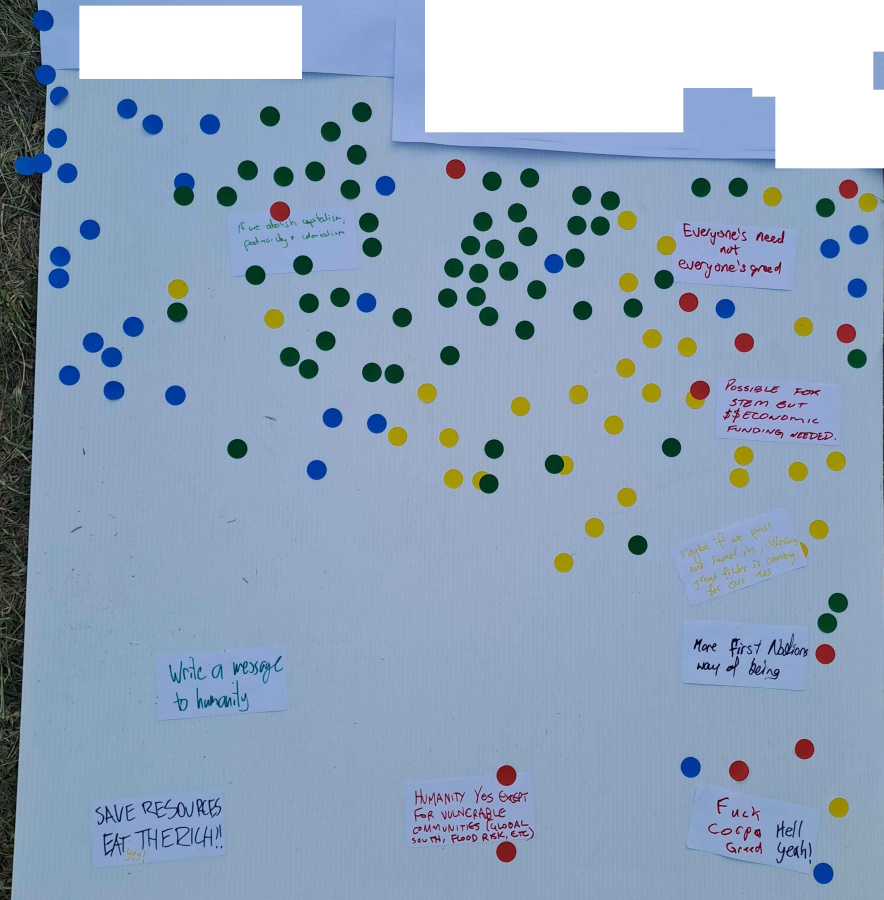
#> input picture dotvotes_trimmed.jpg, 2650 x 2700 px (shown at 1/3 size)
$ python dotvotedetection.py
#> lines starting #> are read from the running program, lines starting #| are printed output that depends on the picture; after the words box and inside, x2 and y2 are one past the last pixel; in counts of white or black regions, pixels touching at a corner belong together
import cv2
import numpy as np
import time
import statistics

#print(cv2.__version__)

#blue dot sticker: (1,62,168) RGB
#green dot sticker: (2,58,33) RGB
#red dot sticker: (140,34,38) RGB
#yellow dot sticker: (161,149,1) RGB

# Load image, grayscale, Otsu's threshold
image = cv2.imread('dotvotes_trimmed.jpg')
#> image is the input picture: shape (2700, 2650, 3); mean B, G, R 188.3, 165.2, 146
height, width, n_channels = image.shape
#> height = 2700; width = 2650; n_channels = 3

#a helper class to store our colour information
#opencv probably has a class for this already but i wanted specific and light functionality
class rgb:
    def __init__(self, r, g, b):
        self.r = r
        self.g = g
        self.b = b
    # [13 lines left out: function close_enough, not called in this run]

#i manually extracted these from the image
blue_sticker = rgb(1,62,168)
green_sticker = rgb(2,58,33)
red_sticker = rgb(140,34,38)
yellow_sticker = rgb(161,149,1)

blue_stickers_image = np.zeros(image.shape, image.dtype)
green_stickers_image = np.zeros(image.shape, image.dtype)
red_stickers_image = np.zeros(image.shape, image.dtype)
yellow_stickers_image = np.zeros(image.shape, image.dtype)

blue_stickers_processed = np.zeros(image.shape, image.dtype)
green_stickers_processed = np.zeros(image.shape, image.dtype)
red_stickers_processed = np.zeros(image.shape, image.dtype)
yellow_stickers_processed = np.zeros(image.shape, image.dtype)

# [84 lines left out: functions export_dots, load_dots, not called in this run]

def load_dots_processed():
    globals()["blue_stickers_processed"] = cv2.imread('blue_stickers_processed.png')
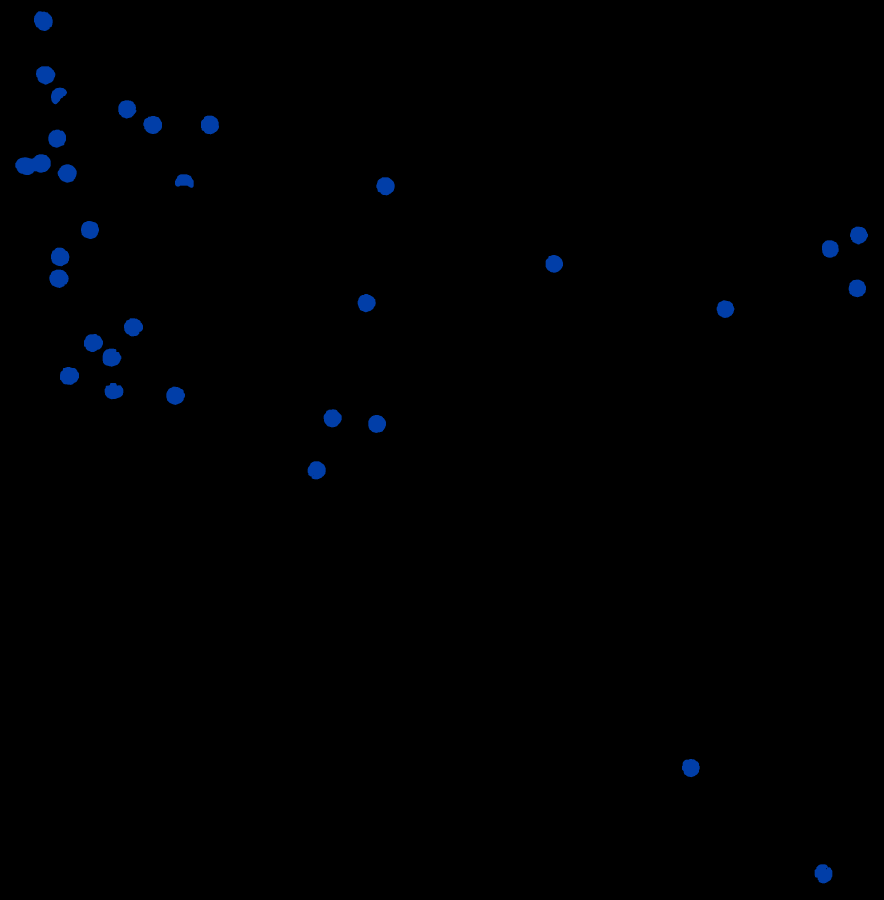
#> input picture blue_stickers_processed.png, 2650 x 2700 px (shown at 1/3 size)
    globals()["green_stickers_processed"] = cv2.imread('green_stickers_processed.png')
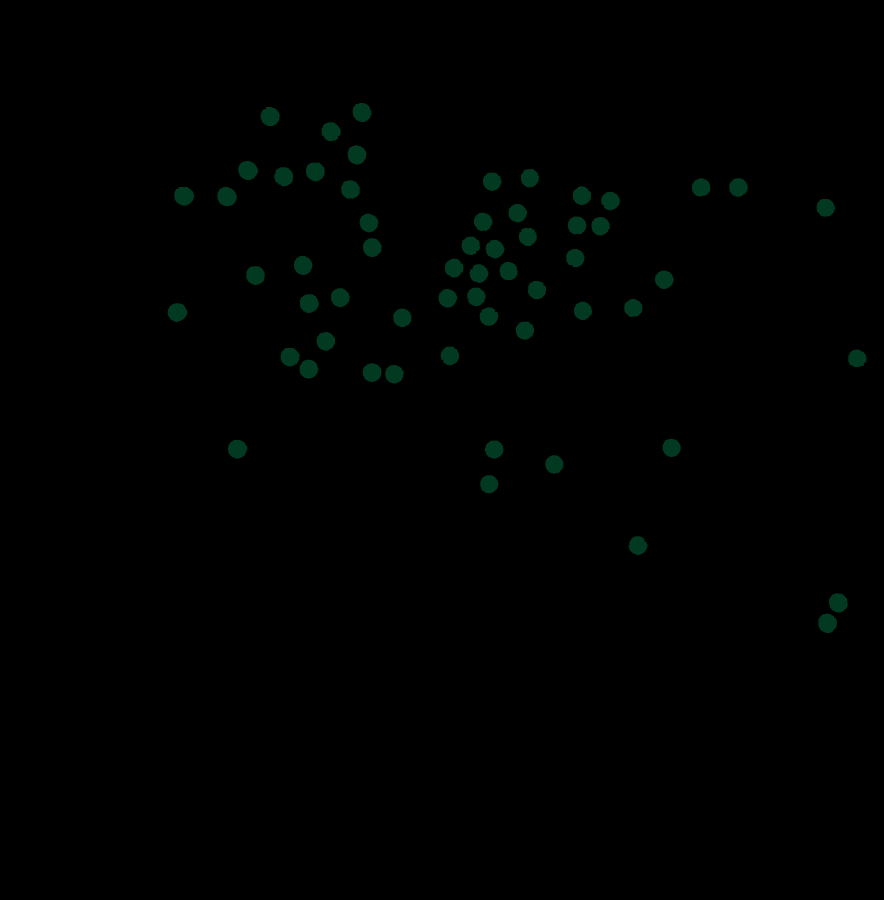
#> input picture green_stickers_processed.png, 2650 x 2700 px (shown at 1/3 size)
    globals()["red_stickers_processed"] = cv2.imread('red_stickers_processed.png')
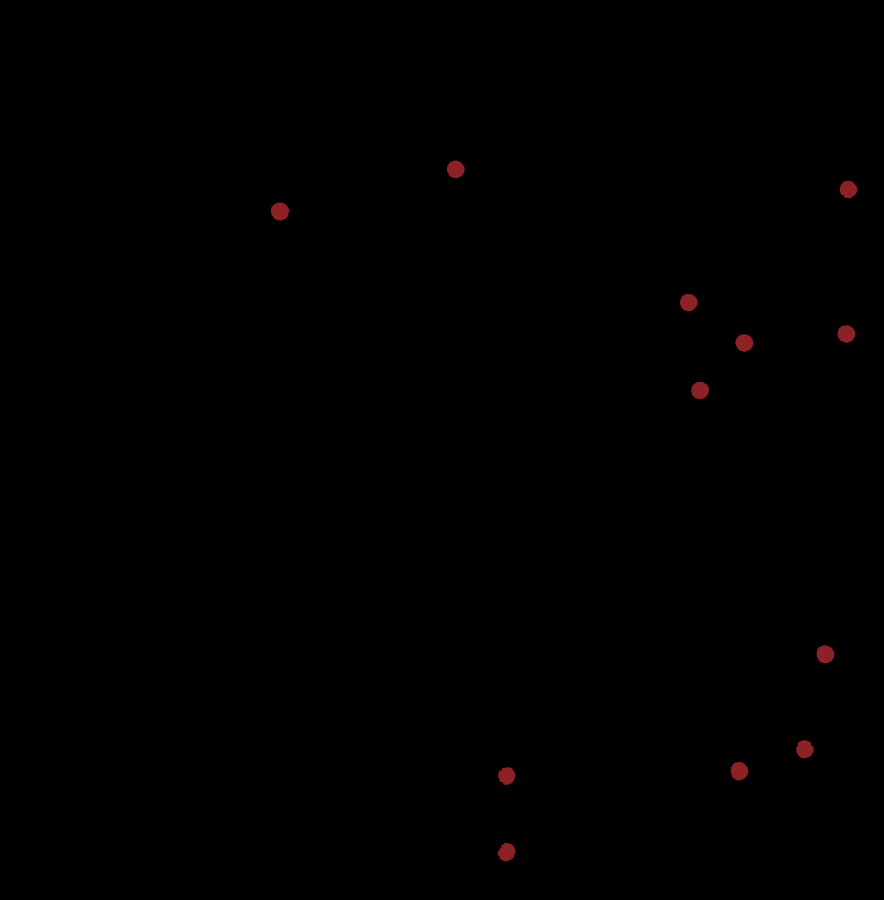
#> input picture red_stickers_processed.png, 2650 x 2700 px (shown at 1/3 size)
    globals()["yellow_stickers_processed"] = cv2.imread('yellow_stickers_processed.png')
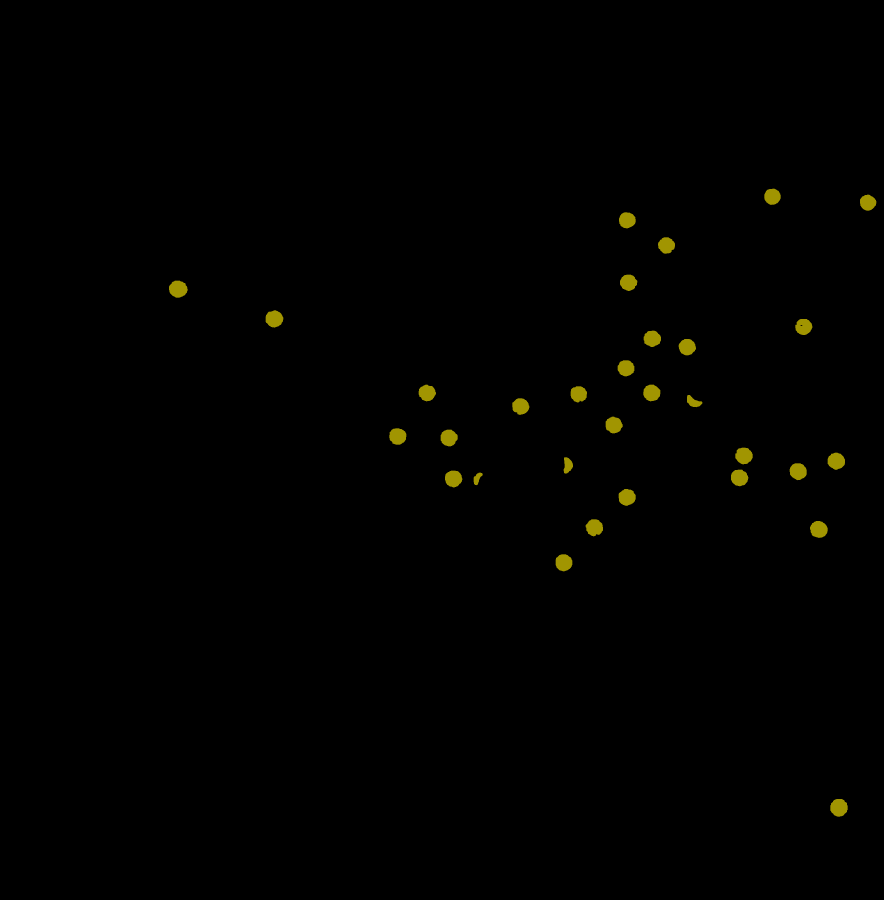
#> input picture yellow_stickers_processed.png, 2650 x 2700 px (shown at 1/3 size)

# [34 lines left out: functions morph_dots, dilate_dots, not called in this run]

def generate_contours(src_image, do_debug):
    #WIP
#> called with do_debug = False
    threshold = 1
#> threshold = 1
    src_gray = cv2.cvtColor(src_image, cv2.COLOR_BGR2GRAY)
#> src_gray: shape (2700, 2650); values 0 (black) and 56 (white), 1% white; 31 white regions, largest, box (x1, y1, x2, y2) and area: (46, 463, 152, 525) 4800, (102, 34, 158, 93) 2559, (148, 809, 206, 864) 2439
#> src_image is the input picture: shape (2700, 2650, 3); mean B, G, R 1.7, 0.6, 0
    canny_output = cv2.Canny(src_gray, threshold, threshold * 2)
#> canny_output: shape (2700, 2650); 0.08% white in thin lines or dots
    contours,heirarchy = cv2.findContours(canny_output, cv2.RETR_EXTERNAL, cv2.CHAIN_APPROX_NONE)
#> contours = 31 contours; largest, box (x1, y1, x2, y2) and area: (45, 462, 152, 525) 4817, (101, 33, 158, 93) 2569, (147, 808, 206, 864) 2452, (107, 198, 166, 254) 2448, (179, 1100, 237, 1155) 2422

    #loop over the array and remove any extraneous contours which are too small
    contours_trimmed = []
    area_threshold = 500
    testimg = np.zeros(image.shape, image.dtype)
    xdistr = []
    for i in range(0, len(contours)):
        #if it's too small to be a dot, it must be an artefact
        area = cv2.contourArea(contours[i])
        x,y,w,h = cv2.boundingRect(contours[i])
        #print("area:" + str(area))
        if(do_debug):
            cv2.rectangle(testimg,(x,y),(x+w,y+h),(0,200,0),1)
        if(area > area_threshold):
            contours_trimmed.append(contours[i])
            xcentre = x + w/2
            xdistr.append(xcentre)
#> this loop made 31 passes
#> (area, x, y, w, h, xcentre) on passes 1 to 12: (2350.5, 2443, 2592, 54, 58, 2470), (2272.5, 2045, 2276, 54, 56, 2072), (2297.5, 922, 1383, 55, 55, 949.5), (2272, 1104, 1244, 54, 55, 1131), (2272, 970, 1227, 55, 55, 997.5), (2359.5, 498, 1159, 57, 56, 526.5), (2114.5, 313, 1148, 57, 50, 341.5), (2422, 179, 1100, 58, 55, 208), (2382, 307, 1045, 57, 55, 335.5), (2383.5, 251, 1001, 58, 55, 280), (2373.5, 371, 954, 58, 55, 400), (2156.5, 2149, 900, 54, 54, 2176)
#> testimg: shape (2700, 2650, 3); every value is 0
#> after the loop, contours_trimmed has the same summary as contours; xdistr = 31 values, max 2576.5 at index 18, min 98.5 at index 23, mean 871.1

    if(do_debug):
        print("contours_trimmed:" + str(len(contours_trimmed)))
        print("contours:" + str(len(contours)))

        # [4 lines of commented-out code are left out]
        cv2.imwrite("zzz_testimage.png", testimg)

    return contours_trimmed,xdistr

def get_dots_info(src_image):
    contours,xdistr = generate_contours(src_image, False)
    global width
    medianval_normalised = round(100*statistics.median(xdistr) / width)
#> medianval_normalised = 17
    stdev_normalised = round(100*statistics.stdev(xdistr) / width)
#> stdev_normalised = 32
    return "" + str(len(contours)) + ", median value: " + str(medianval_normalised) + "% standard deviation: " + str(stdev_normalised) + "%"

def get_all_dots_info():
    blue_info = get_dots_info(globals()["blue_stickers_processed"])
    green_info = get_dots_info(globals()["green_stickers_processed"])
#> in generate_contours (call 2), `src_gray = cv2.cvtColor(src_image, cv2.COLOR_BGR2GRAY)`: src_gray: shape (2700, 2650); values 0 (black) and 38 (white), 2% white; 59 white regions, largest, box (x1, y1, x2, y2) and area: (652, 561, 710, 619) 2626, (523, 561, 582, 617) 2623, (715, 483, 774, 540) 2601
#> in generate_contours, src_image is the input picture: shape (2700, 2650, 3); mean B, G, R 0.7, 1.2, 0
#> in generate_contours (call 2), `canny_output = cv2.Canny(src_gray, threshold, threshold * 2)`: canny_output: shape (2700, 2650); 0.16% white in thin lines or dots, all inside (x1, y1, x2, y2) = (502, 308, 2599, 1899)
#> in generate_contours (call 2), `contours,heirarchy = cv2.findContours(canny_output, cv2.RETR_EXTERNAL,..`: contours = 59 contours; largest, box (x1, y1, x2, y2) and area: (522, 560, 582, 617) 2644, (651, 560, 710, 619) 2639, (714, 482, 774, 540) 2614, (781, 320, 839, 378) 2569, (2486, 1779, 2543, 1838) 2562
#> the loop in generate_contours (call 2), `for i in range(0, len(contours)): #if it's too small to be a dot, it m..` made 59 passes
#> (area, x, y, w, h, xcentre) on passes 1 to 12: (2559.5, 2454, 1840, 57, 59, 2482.5), (2562, 2486, 1779, 57, 59, 2514.5), (2391.5, 1885, 1608, 58, 57, 1914), (2327, 1440, 1425, 55, 55, 1467.5), (2344, 1635, 1365, 55, 56, 1662.5), (2357.5, 1454, 1321, 56, 55, 1482), (2531.5, 683, 1319, 59, 57, 712.5), (2342, 1987, 1316, 55, 55, 2014.5), (2424.5, 1155, 1094, 56, 57, 1183), (2477.5, 1087, 1089, 57, 57, 1115.5), (2496, 898, 1078, 57, 58, 926.5), (2271, 2544, 1048, 55, 54, 2571.5)
#> (area, x, y, w, h) on pass 53: (33.5, 822, 501, 57, 58)
#> after the loop in generate_contours (call 2), `for i in range(0, len(contours)):`: contours_trimmed = 58 contours; largest, box (x1, y1, x2, y2) and area: (522, 560, 582, 617) 2644, (651, 560, 710, 619) 2639, (714, 482, 774, 540) 2614, (781, 320, 839, 378) 2569, (2486, 1779, 2543, 1838) 2562; xdistr = 58 values, max 2571.5 at index 11, min 532 at index 18, mean 1419.4
#> in get_dots_info (call 2), `contours,xdistr = generate_contours(src_image, False)`: contours has the same summary as contours_trimmed in generate_contours
    red_info = get_dots_info(globals()["red_stickers_processed"])
#> in generate_contours (call 3), `src_gray = cv2.cvtColor(src_image, cv2.COLOR_BGR2GRAY)`: src_gray: shape (2700, 2650); values 0 (black) and 66 (white), 0.37% white; 12 white regions, largest, box (x1, y1, x2, y2) and area: (813, 608, 868, 662) 2301, (2450, 1936, 2503, 1991) 2275, (2192, 2286, 2245, 2342) 2275
#> in generate_contours, src_image is the input picture: shape (2700, 2650, 3); mean B, G, R 0.1, 0.1, 0.5
#> in generate_contours (call 3), `canny_output = cv2.Canny(src_gray, threshold, threshold * 2)`: canny_output: shape (2700, 2650); 0.03% white in thin lines or dots, all inside (x1, y1, x2, y2) = (812, 481, 2572, 2584)
#> in generate_contours (call 3), `contours,heirarchy = cv2.findContours(canny_output, cv2.RETR_EXTERNAL,..`: contours = 12 contours; largest, box (x1, y1, x2, y2) and area: (812, 607, 868, 662) 2316, (2191, 2285, 2245, 2342) 2292, (2449, 1935, 2503, 1991) 2286, (2512, 975, 2566, 1029) 2201, (2388, 2220, 2441, 2275) 2191
#> after the loop in generate_contours (call 3), `for i in range(0, len(contours)):`: contours_trimmed has the same summary as contours; xdistr = [1519, 1519.5, 2218, 2414.5, 2476, 2100, 2232.5, 2539, 2066, 840, 2545.5, 1367]
    yellow_info = get_dots_info(globals()["yellow_stickers_processed"])
#> call 4 of generate_contours, with do_debug = False
#> in generate_contours (call 4), `src_gray = cv2.cvtColor(src_image, cv2.COLOR_BGR2GRAY)`: src_gray: shape (2700, 2650); values 0 (black) and 136 (white), 0.81% white; 31 white regions, largest, box (x1, y1, x2, y2) and area: (507, 842, 563, 893) 2205, (2491, 2397, 2543, 2450) 2188, (797, 931, 850, 983) 2089
#> in generate_contours, src_image is the input picture: shape (2700, 2650, 3); mean B, G, R 0, 1.2, 1.3
#> in generate_contours (call 4), `canny_output = cv2.Canny(src_gray, threshold, threshold * 2)`:
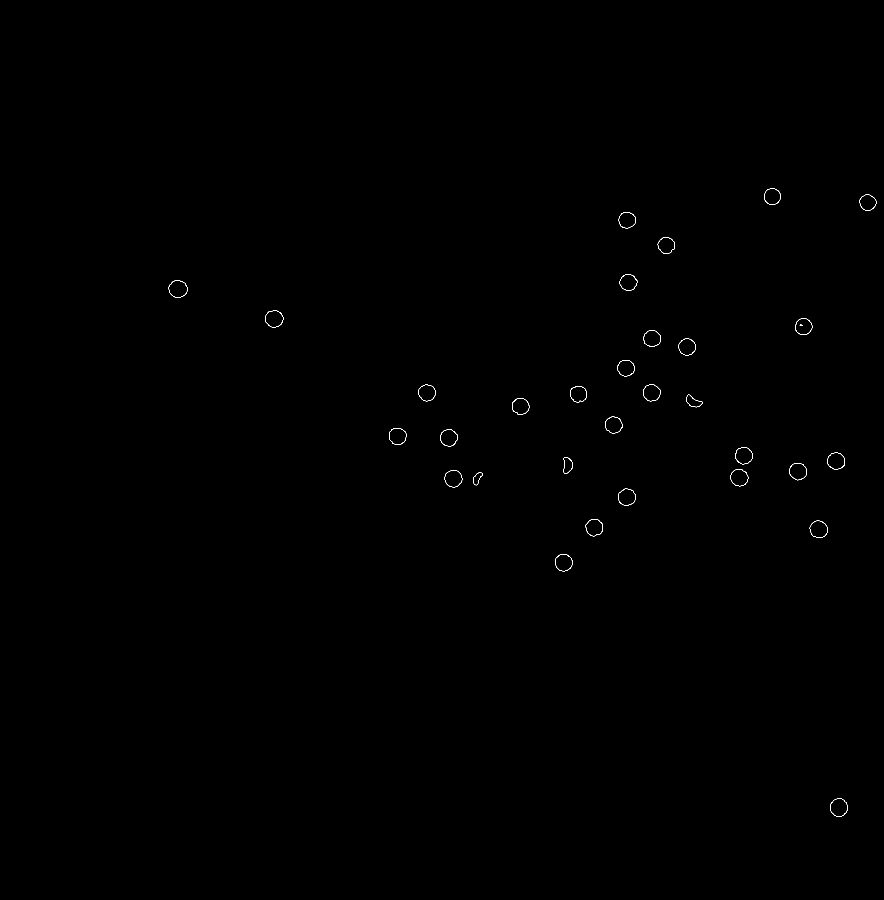
#> canny_output: shape (2700, 2650) (shown at 1/3 size); 0.07% white in thin lines or dots, all inside (x1, y1, x2, y2) = (506, 565, 2629, 2450)
#> in generate_contours (call 4), `contours,heirarchy = cv2.findContours(canny_output, cv2.RETR_EXTERNAL,..`: contours = 32 contours, 1 with area under 20; largest, box (x1, y1, x2, y2) and area: (506, 841, 563, 893) 2221, (2490, 2396, 2543, 2450) 2200, (796, 930, 850, 983) 2104, (2429, 1562, 2483, 1614) 2092, (2482, 1357, 2535, 1410) 2066
#> the loop in generate_contours (call 4), `for i in range(0, len(contours)): #if it's too small to be a dot, it m..` made 32 passes
#> (area, x, y, w, h, xcentre) on passes 1 to 10: (2199.5, 2490, 2396, 53, 54, 2516.5), (2055.5, 1666, 1662, 51, 52, 1691.5), (2092.5, 2429, 1562, 54, 52, 2456), (2022.5, 1756, 1557, 53, 52, 1782.5), (2030, 1855, 1466, 52, 52, 1881), (600.5, 1420, 1417, 28, 39, 1434), (2054, 1334, 1411, 53, 52, 1360.5), (2044, 2192, 1408, 53, 51, 2218.5), (2042.5, 2368, 1389, 52, 52, 2394), (1005.5, 1690, 1371, 29, 50, 1704.5)
#> (area, x, y, w, h) on pass 11: (2066, 2482, 1357, 53, 53)
    print("Blue dots: " + blue_info)
#| Blue dots: 31, median value: 17% standard deviation: 32%
    print("Green dots: " + green_info)
#| Green dots: 58, median value: 54% standard deviation: 19%
    print("Red dots: " + red_info)
#| Red dots: 12, median value: 81% standard deviation: 21%
    print("Yellow dots: " + yellow_info)
#| Yellow dots: 30, median value: 71% standard deviation: 19%


#carry out our operations... uncomment them as necessary
#export_dots()
#load_dots()
#dilate_dots()  #this one is unneeded
#morph_dots()
load_dots_processed()
#generate_contours(globals()["red_stickers_processed"], True)
get_all_dots_info()
